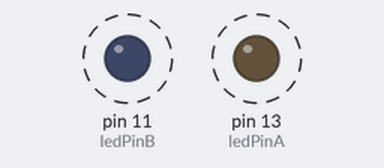
This sketch was run on a simulated Arduino Uno, built with avr-gcc and run on an emulated ATmega328P. Shown: output pins drawn as LEDs (lit = HIGH). Dashed ring = blinking.

Above: at 0.2 s.
Timing chart, 0 to 4.6 s (numbered marks = the images above):
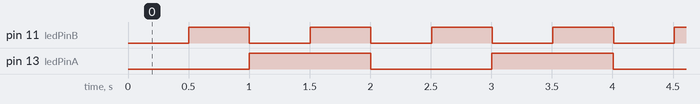

The sketch:

CCH.ino
```cpp
int ledPinA=13;
int ledPinB=11;

int ledStateA=LOW;
int ledStateB=LOW;
long prevTime13 = 0;
long prevTime11 = 0;
long interval13 = 1000;
long interval11 = 500;

void setup() {
  pinMode(ledPinA,OUTPUT);
  pinMode(ledPinB,OUTPUT);
}


void loop()
{
  unsigned long int currentTime = millis();

  if(currentTime - prevTime13 > interval13){
    prevTime13 = currentTime;
    ledStateA = !ledStateA;
    digitalWrite(ledPinA, ledStateA);
  }

  if(currentTime - prevTime11 > interval11){
    prevTime11 = currentTime;
    ledStateB = !ledStateB;
    digitalWrite(ledPinB, ledStateB);
  }
}
```

Measured:
- by itself, pin 11 (ledPinB): alternates HIGH for 0.50 s and LOW for 0.50 s
- by itself, pin 13 (ledPinA): alternates HIGH for 1.0 s and LOW for 1.0 s
- by itself, everything shown: repeats every 2.0 s, in 6 steps
